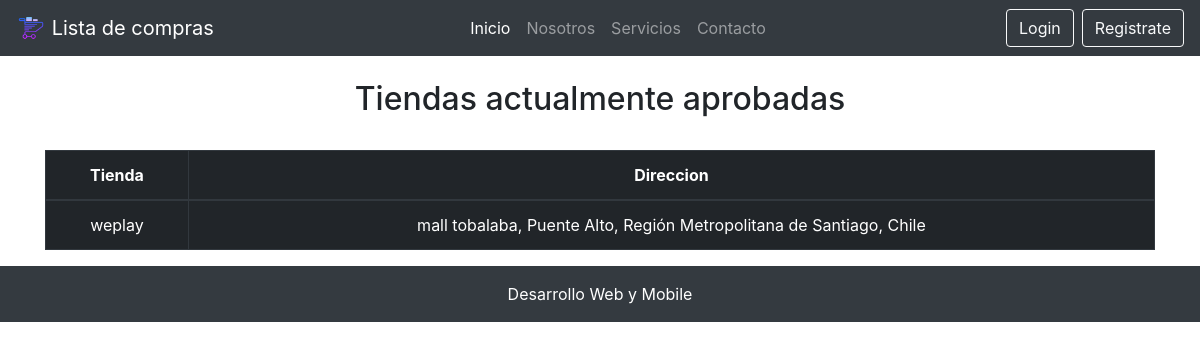
The app's page /lista_tiendas/, older data.
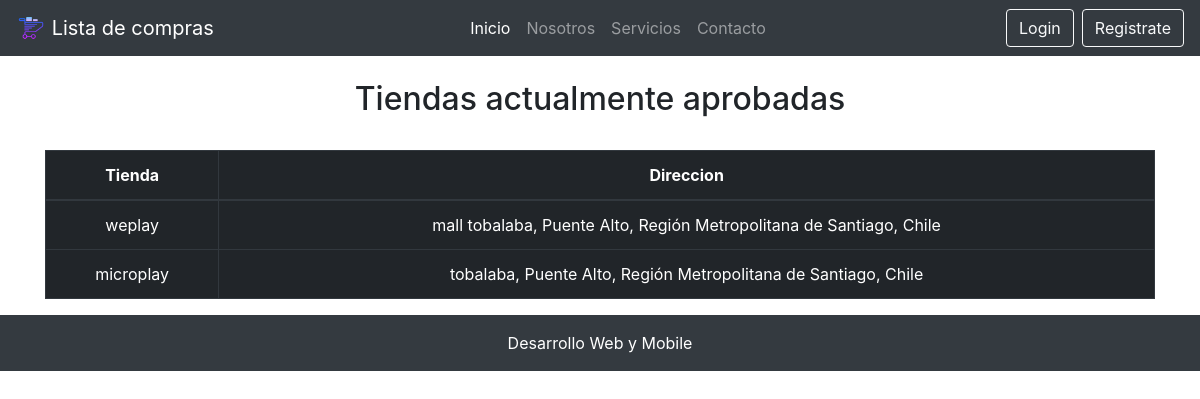
The same page, newer data.
### core/models.py (models this page shows, shortened)
class Tienda(models.Model):
    nombre = models.CharField(max_length=50)
    nombre_sucursal = models.CharField(max_length=50, verbose_name="Nombre Sucursal")
    direccion = models.CharField(max_length=50)
    comuna = models.ForeignKey(Comuna, on_delete=models.CASCADE)
    estado_tienda = models.ForeignKey(EstadoTienda, on_delete=models.CASCADE, verbose_name="Estado Tienda")

class Comuna(models.Model):
    nombre = models.CharField(max_length=60)
    region = models.ForeignKey(Region, on_delete=models.CASCADE)
    def __str__(self):
        return self.nombre

class Region(models.Model):
    nro_region = models.IntegerField(unique=True, verbose_name="Nro. Región")
    nombre = models.CharField(max_length=60)
    class Meta:
        verbose_name = "Región"
        verbose_name_plural = "Regiones"

### core/views.py (the view)
# urls.py: path('lista_tiendas/', lista_tiendas, name="lista_tiendas"),
def lista_tiendas(request):
    tiendas = Tienda.objects.filter(estado_tienda=2)
    return render(request, 'core/lista_tiendas.html',{
        'tiendas':tiendas
    })

### core/templates/core/lista_tiendas.html
{% extends "core/base.html" %}
{% block contenido %}
<br>
<h2 class="text-center">Tiendas actualmente aprobadas</h2>
<br>
<div class="table-responsive container">
    <table class="table table-dark table-bordered table-hover table-condensed">
        <thead>
            <tr>
                <th class="text-center">Tienda</th>
                <th class="text-center">Direccion</th>
            </tr>
        </thead>
        <tbody>
            {% for t in tiendas %}
            <tr>
                <td class="text-center">{{ t.nombre}}</td>
                <td class="text-center">{{ t.direccion }}, {{ t.comuna }}, {{ t.comuna.region.nombre }}, Chile</td>
            </tr>
            {% endfor %}
        </tbody>
    </table>
</div>
{% endblock contenido %}

Row changes from the older to the newer data that the page shows:
added Tienda: nombre "microplay", direccion "tobalaba", comuna "Puente Alto", comuna.region.nombre "Región Metropolitana de Santiago"
